Frame 1 (no input): blank canvas, image omitted
Frame 60 (the mouse pressed at the canvas centre just before this capture): blank canvas, image omitted
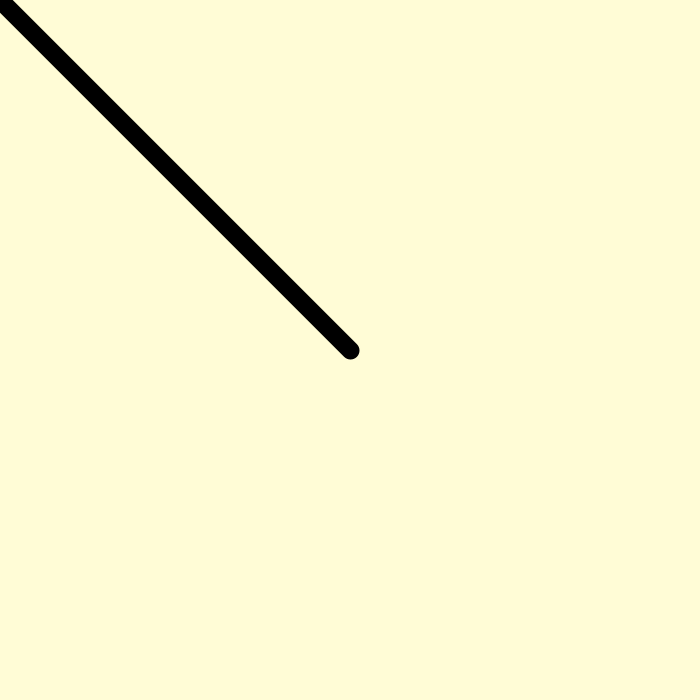
Frame 120 (the mouse held since frame 60 and released just before this capture)

The Processing sketch whose frames 1 and 60 were blank and that drew this single picture after the mouse press (run headless with seeded random() and noise(); from frame 60 on, the mouse is pressed at the canvas centre):

// Processing sketch: processing_44820
// ── processing_44820.pde



void setup () {
  size (700,700);
  background (255,252,214,1);
  smooth();
}


int cs = 70;
float speedLine;

void draw () {
  speedLine = abs (mouseX-pmouseX);
  println (speedLine);
  frameRate (10);
  noStroke();
  smooth();
  
  if (keyPressed) {
    
    if (key=='1') cs = 10;
    if (key=='2') {cs = 20;
                  ellipse(mouseX+random(-20,20),mouseY+random(-20,20), mouseX-pmouseX,mouseX-pmouseX);}
    if (key=='3') {fill (255,136,8,190);
                    noStroke();
                    rect (mouseX+random(5,-40),mouseY+random(5), mouseX-pmouseX,mouseX-pmouseX);}
      
    if (key=='4') {fill(random(247),random(112),random(7));
                   noStroke();
                  ellipse(mouseX,mouseY,random(-40,cs),random(50,cs));}
    if (key=='5') {stroke(30);
                  line(mouseX,mouseY,pmouseX,pmouseY);
                  fill (0,random(255),random(255),150);
                  ellipse(mouseX,mouseY,20,20);}
    if (key=='6') filter (BLUR,1);    
    if (key=='7') filter (GRAY);


 stroke (30,100,10);
  //fill (0,random(255),random(255),80);
  fill (150+random(0,100), random(0,21), random(0,21));
  //line(random(mouseX),random(mouseY),mouseX+random(-40,30),mouseY+random(-50));
  noStroke();
  ellipse (mouseX,mouseY,random(cs,20),random(-40,cs));
}
  
  
  
  if (mousePressed) {
    
    //strokeWeight(0.1+speedLine/20);
    stroke(0, 50);
    strokeWeight(0.1+speedLine/20);
    //line(mouseX, mouseY, width, mouseX);
    //line(mouseX, mouseY, 0, mouseX);
    stroke(0);
    strokeWeight(0.5+speedLine/20);
    line(pmouseX, pmouseY, mouseX, mouseY);}
  
    
   // stroke(30);
   // line(mouseX,mouseY,pmouseX,pmouseY);
   // fill(random(255),random(255),0,90);
   // ellipse(mouseX,mouseY,20,20);
  

  
}
